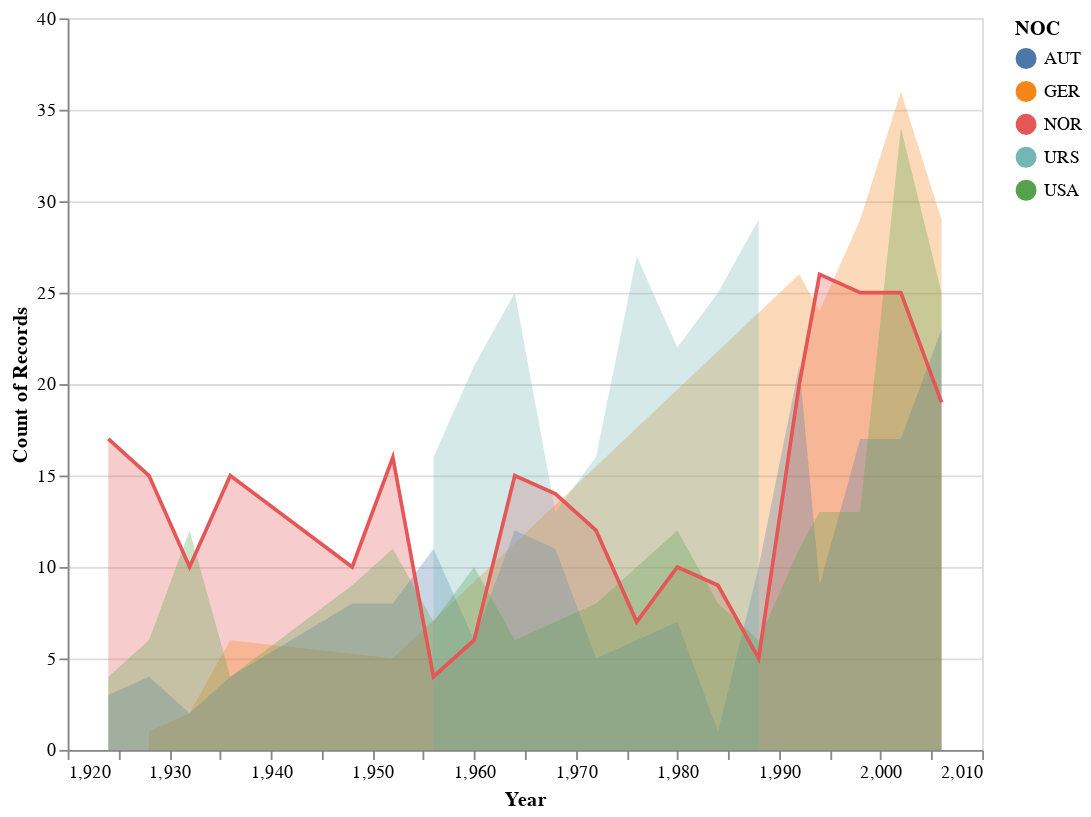

Source (notebook cell):
### Code cell
selection = alt.selection_single(on="mouseover",empty='none')
condition = alt.condition(selection, alt.value(1),alt.value(0.3))


c_line=alt.Chart(df_top[df_top['NOC']=='NOR']).mark_line().encode(
    x=alt.X('Year',axis=alt.Axis(grid=False)),
    y=alt.Y('count(Medal):Q'),
    color = 'NOC:N'
).properties(width=500,height=400).add_selection(
    selection
)


c1=alt.Chart(df_top[df_top['NOC']=='NOR']).mark_area(opacity=1).encode(
    x=alt.X('Year',axis=alt.Axis(grid=False)),
    y=alt.Y('count(Medal):Q'),
    color = 'NOC:N',
    opacity = condition
).properties(width=500,height=400)


c2=alt.Chart(df_top[df_top['NOC']=='GER']).mark_area(opacity=0.3).encode(
    x=alt.X('Year',axis=alt.Axis(grid=False)),
    y=alt.Y('count(Medal):Q'),
    color = 'NOC:N',
    opacity = condition
).properties(width=500,height=400)
c3=alt.Chart(df_top[df_top['NOC']=='AUT']).mark_area(opacity=0.2).encode(
    x=alt.X('Year',axis=alt.Axis(grid=False)),
    y=alt.Y('count(Medal):Q'),
    color = 'NOC:N',
    opacity = condition
).properties(width=500,height=400)
c4=alt.Chart(df_top[df_top['NOC']=='URS']).mark_area(opacity=0.2).encode(
    x=alt.X('Year',axis=alt.Axis(grid=False)),
    y=alt.Y('count(Medal):Q'),
    color = 'NOC:N',
    opacity = condition
).properties(width=500,height=400)
c5=alt.Chart(df_top[df_top['NOC']=='USA']).mark_area(opacity=0.2).encode(
    x=alt.X('Year',axis=alt.Axis(grid=False)),
    y=alt.Y('count(Medal):Q'),
    color = 'NOC:N',
    opacity = condition
).properties(width=500,height=400)

c1+c2+c3+c4+c5+c_line

### Figure 1 — Vega-Lite specification as saved in the notebook (floating-point values rounded to 4 significant figures; data arrays with more than 128 entries replaced by an {"elided": "..."} marker saying what was removed)
{"config": {"view": {"continuousWidth": 400, "continuousHeight": 300}}, "layer": [{"data": {"name": "data-62360a5d85c2a07c420aaa8380691802"}, "mark": {"type": "area", "opacity": 1}, "encoding": {"color": {"type": "nominal", "field": "NOC"}, "opacity": {"condition": {"value": 1, "selection": "selector003"}, "value": 0.3}, "x": {"type": "quantitative", "axis": {"grid": false}, "field": "Year"}, "y": {"type": "quantitative", "aggregate": "count", "field": "Medal"}}, "height": 400, "width": 500}, {"data": {"name": "data-d98d64bd3dd362935db96311dca29fdb"}, "mark": {"type": "area", "opacity": 0.3}, "encoding": {"color": {"type": "nominal", "field": "NOC"}, "opacity": {"condition": {"value": 1, "selection": "selector003"}, "value": 0.3}, "x": {"type": "quantitative", "axis": {"grid": false}, "field": "Year"}, "y": {"type": "quantitative", "aggregate": "count", "field": "Medal"}}, "height": 400, "width": 500}, {"data": {"name": "data-bcb209d58375b1d254718914540a70a0"}, "mark": {"type": "area", "opacity": 0.2}, "encoding": {"color": {"type": "nominal", "field": "NOC"}, "opacity": {"condition": {"value": 1, "selection": "selector003"}, "value": 0.3}, "x": {"type": "quantitative", "axis": {"grid": false}, "field": "Year"}, "y": {"type": "quantitative", "aggregate": "count", "field": "Medal"}}, "height": 400, "width": 500}, {"data": {"name": "data-8f3a66cc7cf3e3dfd20ecfac6a0a990f"}, "mark": {"type": "area", "opacity": 0.2}, "encoding": {"color": {"type": "nominal", "field": "NOC"}, "opacity": {"condition": {"value": 1, "selection": "selector003"}, "value": 0.3}, "x": {"type": "quantitative", "axis": {"grid": false}, "field": "Year"}, "y": {"type": "quantitative", "aggregate": "count", "field": "Medal"}}, "height": 400, "width": 500}, {"data": {"name": "data-aa1def831a266bf9f9d863c126b673e7"}, "mark": {"type": "area", "opacity": 0.2}, "encoding": {"color": {"type": "nominal", "field": "NOC"}, "opacity": {"condition": {"value": 1, "selection": "selector003"}, "value": 0.3}, "x": {"type": "quantitative", "axis": {"grid": false}, "field": "Year"}, "y": {"type": "quantitative", "aggregate": "count", "field": "Medal"}}, "height": 400, "width": 500}, {"data": {"name": "data-62360a5d85c2a07c420aaa8380691802"}, "mark": "line", "encoding": {"color": {"type": "nominal", "field": "NOC"}, "x": {"type": "quantitative", "axis": {"grid": false}, "field": "Year"}, "y": {"type": "quantitative", "aggregate": "count", "field": "Medal"}}, "height": 400, "selection": {"selector003": {"type": "single", "on": "mouseover", "empty": "none"}}, "width": 500}], "$schema": "https://vega.github.io/schema/vega-lite/v4.8.1.json", "datasets": {"data-62360a5d85c2a07c420aaa8380691802": {"elided": "280 records"}, "data-d98d64bd3dd362935db96311dca29fdb": {"elided": "158 records"}, "data-bcb209d58375b1d254718914540a70a0": {"elided": "185 records"}, "data-8f3a66cc7cf3e3dfd20ecfac6a0a990f": {"elided": "194 records"}, "data-aa1def831a266bf9f9d863c126b673e7": {"elided": "216 records"}}}
